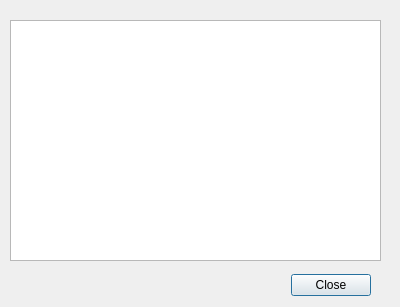
<?xml version="1.0" encoding="UTF-8"?>
<ui version="4.0">
 <class>rerunsetup</class>
 <widget class="QDialog" name="rerunsetup">
  <property name="geometry">
   <rect>
    <x>0</x>
    <y>0</y>
    <width>400</width>
    <height>307</height>
   </rect>
  </property>
  <property name="windowTitle">
   <string>re-run partition_setup</string>
  </property>
  <widget class="QDialogButtonBox" name="buttonBox">
   <property name="geometry">
    <rect>
     <x>30</x>
     <y>270</y>
     <width>341</width>
     <height>31</height>
    </rect>
   </property>
   <property name="orientation">
    <enum>Qt::Horizontal</enum>
   </property>
   <property name="standardButtons">
    <set>QDialogButtonBox::Close</set>
   </property>
  </widget>
  <widget class="QPlainTextEdit" name="plainTextEdit">
   <property name="geometry">
    <rect>
     <x>10</x>
     <y>20</y>
     <width>371</width>
     <height>241</height>
    </rect>
   </property>
   <property name="readOnly">
    <bool>true</bool>
   </property>
  </widget>
 </widget>
 <resources/>
 <connections>
  <connection>
   <sender>buttonBox</sender>
   <signal>accepted()</signal>
   <receiver>rerunsetup</receiver>
   <slot>accept()</slot>
   <hints>
    <hint type="sourcelabel">
     <x>248</x>
     <y>254</y>
    </hint>
    <hint type="destinationlabel">
     <x>157</x>
     <y>274</y>
    </hint>
   </hints>
  </connection>
  <connection>
   <sender>buttonBox</sender>
   <signal>rejected()</signal>
   <receiver>rerunsetup</receiver>
   <slot>reject()</slot>
   <hints>
    <hint type="sourcelabel">
     <x>316</x>
     <y>260</y>
    </hint>
    <hint type="destinationlabel">
     <x>286</x>
     <y>274</y>
    </hint>
   </hints>
  </connection>
 </connections>
</ui>
